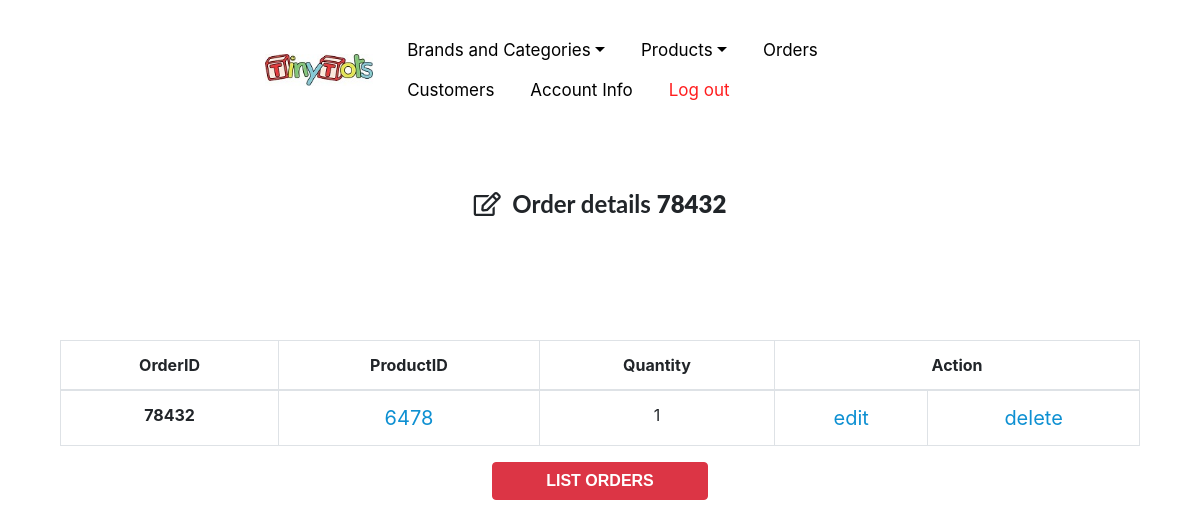
Page /Main/tinytots/admin/orderDetails.php?id=78432 (signed in) on the committed database.
### tables this page shows
CREATE TABLE `orderdetail` (
  `OrderDetailID` int(11) NOT NULL,
  `OrderID` int(11) NOT NULL,
  `ProductID` int(11) NOT NULL,
  `Quantity` int(11) NOT NULL
);

### Main/tinytots/Classes/orderdetail.class.php (called while the page is built, shortened)
<?php
    class orderdetail extends dbh
    {
        public function getOrderDetail_OrderID($orderId)
        {
            $sql = "CALL proc_orderdetail_selecOrderID(?)";
            $conn = $this->connect();
            $stmt = $conn->prepare($sql);
            $stmt->execute([$orderId]);
            $data = $stmt->fetchAll();
            return $data;
        }
    }

### Main/tinytots/admin/orderDetails.php (the view, shortened to what this page needs)
<?php include_once "../includes/dataProcess.php";
?>
<?php if (isset($_GET['id'])) {
    $id = $_GET['id'];
    $datas = $orderDetails->getOrderDetail_OrderID($id);
} else{
    header("location: listOrder.php");
} ?>
<!doctype html>
<html lang="en">
<head>
    <link rel="stylesheet" href="../assets/bootstrap/css/bootstrap.min.css">
    <link rel="stylesheet" href="../assets/fonts/fontawesome-all.min.css">
    <link rel="stylesheet" href="../assets/fonts/font-awesome.min.css">
    <link rel="stylesheet" href="../assets/fonts/fontawesome5-overrides.min.css">
    <link rel="stylesheet" href="../assets/css/Animated-Pretty-Product-List-v12.css">
    <link rel="stylesheet" href="../assets/css/footer-servitech.css">
    <link rel="stylesheet" href="../https://cdnjs.cloudflare.com/ajax/libs/aos/2.3.4/aos.css">
    <link rel="stylesheet" href="../assets/css/Navbar-with-menu-and-login.css">
    <link rel="stylesheet" href="../assets/css/styles.css">
    <link rel="stylesheet" href="../assets/css/navbar.css">
    <link rel="stylesheet" href="../assets/css/admin.css ">
</head>
<body>
<?php include "admin-menu.php" ?>
<div id="container">
    <h4><i class="far fa-edit"></i>&nbsp;&nbsp;Order details <strong><?php if(isset($datas)) echo $datas[0]['OrderID']?></strong>  </h4>
    <div class="table" id="table">
        <table class="table table-bordered">
            <thead>
            <tr>
                <th scope="col">OrderID</th>
                <th scope="col">ProductID</th>
                <th scope="col">Quantity</th>
                <th scope="col" colspan="2">Action</th>
            </tr>
            </thead>
            <tbody>
            <?php if (!empty($datas)) : ?>
                    <?php foreach ($datas as $data):?>
                    <tr>
                        <th scope="row"><?php echo $data['OrderID']; ?></th>
                        <td><a href="../index.php?page=product&productid=<?php echo $data['ProductID']; ?>"><?php echo $data['ProductID']; ?></a></td>
                        <td><?php echo $data['Quantity']; ?></td>
                        <td><a href="editOrderDetails.php?id=<?php echo $data['OrderDetailID'] ?>">edit</a></td>
                        <td><a href="deleteOrderDetails.php?id=<?php echo $data['OrderDetailID'] ?>">delete</a></td>
                    </tr>
                <?php endforeach; ?>
            <?php endif; ?>
            </tbody>
        </table>
                 <button style="font-weight: bold; width: 20%; display: block; margin: 10px auto" type="button"  class="btn btn-danger" onclick="window.open('listOrder.php','_self');"> LIST ORDERS</button>
    </div>
</body>
</html>

### Main/tinytots/assets/css/footer-servitech.css (style rules this page uses)
body a { outline: none !important; }

### Main/tinytots/assets/css/Navbar-with-menu-and-login.css (style rules this page uses)
:root { --km-primary: #0fb59f; --km-secondary: #ffae02; --km-bg: #f5f5f5; --km-black: #222222; }

### Main/tinytots/assets/css/admin.css (style rules this page uses)
#container { width: 100%; position: relative ; }
#table { width: 90%; position: absolute; top: 150px; left: 5%; }
h4 { font-family: 'Lato', Arial, sans-serif ; font-weight: bolder; text-align: center; width: 30%; margin: 50px auto; }
a { color:#0e90d2 ; }
td, th { text-align: center; }

### rows in the picture
orderdetail: OrderID "78432", ProductID "6478", Quantity "1"
